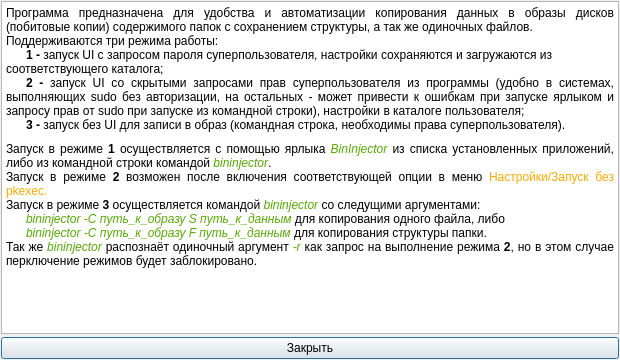
<?xml version="1.0" encoding="UTF-8"?>
<ui version="4.0">
 <class>DialogManual</class>
 <widget class="QDialog" name="DialogManual">
  <property name="geometry">
   <rect>
    <x>0</x>
    <y>0</y>
    <width>620</width>
    <height>360</height>
   </rect>
  </property>
  <property name="sizePolicy">
   <sizepolicy hsizetype="Fixed" vsizetype="Fixed">
    <horstretch>0</horstretch>
    <verstretch>0</verstretch>
   </sizepolicy>
  </property>
  <property name="minimumSize">
   <size>
    <width>620</width>
    <height>360</height>
   </size>
  </property>
  <property name="maximumSize">
   <size>
    <width>620</width>
    <height>360</height>
   </size>
  </property>
  <property name="windowTitle">
   <string>Описание</string>
  </property>
  <property name="windowIcon">
   <iconset resource="../resources.qrc">
    <normaloff>:/icons/bininjector.png</normaloff>:/icons/bininjector.png</iconset>
  </property>
  <layout class="QVBoxLayout" name="verticalLayout">
   <property name="spacing">
    <number>3</number>
   </property>
   <property name="leftMargin">
    <number>1</number>
   </property>
   <property name="topMargin">
    <number>1</number>
   </property>
   <property name="rightMargin">
    <number>1</number>
   </property>
   <property name="bottomMargin">
    <number>1</number>
   </property>
   <item>
    <widget class="QTextBrowser" name="textBrowser_Manual">
     <property name="acceptDrops">
      <bool>false</bool>
     </property>
     <property name="frameShape">
      <enum>QFrame::StyledPanel</enum>
     </property>
     <property name="frameShadow">
      <enum>QFrame::Raised</enum>
     </property>
     <property name="lineWidth">
      <number>3</number>
     </property>
     <property name="verticalScrollBarPolicy">
      <enum>Qt::ScrollBarAlwaysOff</enum>
     </property>
     <property name="horizontalScrollBarPolicy">
      <enum>Qt::ScrollBarAlwaysOff</enum>
     </property>
     <property name="html">
      <string>&lt;!DOCTYPE HTML PUBLIC &quot;-//W3C//DTD HTML 4.0//EN&quot; &quot;http://www.w3.org/TR/REC-html40/strict.dtd&quot;&gt;
&lt;html&gt;&lt;head&gt;&lt;meta name=&quot;qrichtext&quot; content=&quot;1&quot; /&gt;&lt;style type=&quot;text/css&quot;&gt;
p, li { white-space: pre-wrap; }
&lt;/style&gt;&lt;/head&gt;&lt;body style=&quot; font-family:'Noto Sans'; font-size:9pt; font-weight:400; font-style:normal;&quot;&gt;
&lt;p align=&quot;justify&quot; style=&quot; margin-top:0px; margin-bottom:0px; margin-left:0px; margin-right:0px; -qt-block-indent:0; text-indent:0px;&quot;&gt;&lt;span style=&quot; font-family:'Sans Serif';&quot;&gt;Программа предназначена для удобства и автоматизации копирования данных в образы дисков (побитовые копии) содержимого папок с сохранением структуры, а так же одиночных файлов.&lt;/span&gt;&lt;/p&gt;
&lt;p align=&quot;justify&quot; style=&quot; margin-top:0px; margin-bottom:0px; margin-left:0px; margin-right:0px; -qt-block-indent:0; text-indent:0px;&quot;&gt;&lt;span style=&quot; font-family:'Sans Serif';&quot;&gt;Поддерживаются три режима работы:&lt;/span&gt;&lt;/p&gt;
&lt;p style=&quot; margin-top:0px; margin-bottom:0px; margin-left:0px; margin-right:0px; -qt-block-indent:0; text-indent:20px;&quot;&gt;&lt;span style=&quot; font-family:'Sans Serif'; font-weight:600;&quot;&gt;1 -&lt;/span&gt;&lt;span style=&quot; font-family:'Sans Serif';&quot;&gt; запуск UI с запросом пароля суперпользователя, настройки сохраняются и загружаются из соответствующего каталога;&lt;/span&gt;&lt;/p&gt;
&lt;p align=&quot;justify&quot; style=&quot; margin-top:0px; margin-bottom:0px; margin-left:0px; margin-right:0px; -qt-block-indent:0; text-indent:20px;&quot;&gt;&lt;span style=&quot; font-family:'Sans Serif'; font-weight:600;&quot;&gt;2 -&lt;/span&gt;&lt;span style=&quot; font-family:'Sans Serif';&quot;&gt; запуск UI со скрытыми запросами прав суперпользователя из программы (удобно в системах, выполняющих sudo без авторизации, на остальных - может привести к ошибкам при запуске ярлыком и запросу прав от sudo при запуске из командной строки), настройки в каталоге пользователя;&lt;/span&gt;&lt;/p&gt;
&lt;p style=&quot; margin-top:0px; margin-bottom:0px; margin-left:0px; margin-right:0px; -qt-block-indent:0; text-indent:20px;&quot;&gt;&lt;span style=&quot; font-family:'Sans Serif'; font-weight:600;&quot;&gt;3 - &lt;/span&gt;&lt;span style=&quot; font-family:'Sans Serif';&quot;&gt;запуск без UI для записи в образ (командная строка, необходимы права суперпользователя).&lt;/span&gt;&lt;/p&gt;
&lt;p style=&quot; margin-top:0px; margin-bottom:0px; margin-left:0px; margin-right:0px; -qt-block-indent:0; text-indent:20px;&quot;&gt;&lt;span style=&quot; font-family:'Sans Serif'; font-size:6pt;&quot;&gt; &lt;/span&gt;&lt;/p&gt;
&lt;p align=&quot;justify&quot; style=&quot; margin-top:0px; margin-bottom:0px; margin-left:0px; margin-right:0px; -qt-block-indent:0; text-indent:0px;&quot;&gt;&lt;span style=&quot; font-family:'Sans Serif';&quot;&gt;Запуск в режиме &lt;/span&gt;&lt;span style=&quot; font-family:'Sans Serif'; font-weight:600;&quot;&gt;1&lt;/span&gt;&lt;span style=&quot; font-family:'Sans Serif';&quot;&gt; осуществляется с помощью ярлыка &lt;/span&gt;&lt;span style=&quot; font-family:'Sans Serif'; font-style:italic; color:#55aa00;&quot;&gt;BinInjector&lt;/span&gt;&lt;span style=&quot; font-family:'Sans Serif';&quot;&gt; из списка установленных приложений, либо из командной строки командой &lt;/span&gt;&lt;span style=&quot; font-family:'Sans Serif'; font-style:italic; color:#55aa00;&quot;&gt;bininjector&lt;/span&gt;&lt;span style=&quot; font-family:'Sans Serif';&quot;&gt;.&lt;/span&gt;&lt;/p&gt;
&lt;p align=&quot;justify&quot; style=&quot; margin-top:0px; margin-bottom:0px; margin-left:0px; margin-right:0px; -qt-block-indent:0; text-indent:0px;&quot;&gt;&lt;span style=&quot; font-family:'Sans Serif';&quot;&gt;Запуск в режиме &lt;/span&gt;&lt;span style=&quot; font-family:'Sans Serif'; font-weight:600;&quot;&gt;2&lt;/span&gt;&lt;span style=&quot; font-family:'Sans Serif';&quot;&gt; возможен после включения соответствующей опции в меню &lt;/span&gt;&lt;span style=&quot; font-family:'Sans Serif'; color:#ffaa00;&quot;&gt;Настройки/Запуск без pkexec.&lt;/span&gt;&lt;/p&gt;
&lt;p align=&quot;justify&quot; style=&quot; margin-top:0px; margin-bottom:0px; margin-left:0px; margin-right:0px; -qt-block-indent:0; text-indent:0px;&quot;&gt;&lt;span style=&quot; font-family:'Sans Serif';&quot;&gt;Запуск в режиме &lt;/span&gt;&lt;span style=&quot; font-family:'Sans Serif'; font-weight:600;&quot;&gt;3&lt;/span&gt;&lt;span style=&quot; font-family:'Sans Serif';&quot;&gt; осуществляется командой &lt;/span&gt;&lt;span style=&quot; font-family:'Sans Serif'; font-style:italic; color:#55aa00;&quot;&gt;bininjector&lt;/span&gt;&lt;span style=&quot; font-family:'Sans Serif';&quot;&gt; со следущими аргументами:&lt;/span&gt;&lt;/p&gt;
&lt;p align=&quot;justify&quot; style=&quot; margin-top:0px; margin-bottom:0px; margin-left:0px; margin-right:0px; -qt-block-indent:0; text-indent:20px;&quot;&gt;&lt;span style=&quot; font-family:'Sans Serif'; font-style:italic; color:#55aa00;&quot;&gt;bininjector -C путь_к_образу S путь_к_данным&lt;/span&gt;&lt;span style=&quot; font-family:'Sans Serif'; color:#55aa00;&quot;&gt; &lt;/span&gt;&lt;span style=&quot; font-family:'Sans Serif';&quot;&gt;для копирования одного файла, либо&lt;/span&gt;&lt;/p&gt;
&lt;p align=&quot;justify&quot; style=&quot; margin-top:0px; margin-bottom:0px; margin-left:0px; margin-right:0px; -qt-block-indent:0; text-indent:20px;&quot;&gt;&lt;span style=&quot; font-family:'Sans Serif'; font-style:italic; color:#55aa00;&quot;&gt;bininjector -C путь_к_образу F путь_к_данным&lt;/span&gt;&lt;span style=&quot; font-family:'Sans Serif'; color:#55aa00;&quot;&gt; &lt;/span&gt;&lt;span style=&quot; font-family:'Sans Serif';&quot;&gt;для копирования структуры папки.&lt;/span&gt;&lt;/p&gt;
&lt;p align=&quot;justify&quot; style=&quot; margin-top:0px; margin-bottom:0px; margin-left:0px; margin-right:0px; -qt-block-indent:0; text-indent:0px;&quot;&gt;&lt;span style=&quot; font-family:'Sans Serif';&quot;&gt;Так же &lt;/span&gt;&lt;span style=&quot; font-family:'Sans Serif'; font-style:italic; color:#55aa00;&quot;&gt;bininjector&lt;/span&gt;&lt;span style=&quot; font-family:'Sans Serif';&quot;&gt; распознаёт одиночный аргумент &lt;/span&gt;&lt;span style=&quot; font-family:'Sans Serif'; font-style:italic; color:#55aa00;&quot;&gt;-r&lt;/span&gt;&lt;span style=&quot; font-family:'Sans Serif';&quot;&gt; как запрос на выполнение режима &lt;/span&gt;&lt;span style=&quot; font-family:'Sans Serif'; font-weight:600;&quot;&gt;2&lt;/span&gt;&lt;span style=&quot; font-family:'Sans Serif';&quot;&gt;, но в этом случае перключение режимов будет заблокировано.&lt;/span&gt;&lt;/p&gt;&lt;/body&gt;&lt;/html&gt;</string>
     </property>
     <property name="textInteractionFlags">
      <set>Qt::TextSelectableByMouse</set>
     </property>
     <property name="openLinks">
      <bool>false</bool>
     </property>
    </widget>
   </item>
   <item>
    <widget class="QPushButton" name="pushButton_Close">
     <property name="text">
      <string>Закрыть</string>
     </property>
    </widget>
   </item>
  </layout>
 </widget>
 <resources>
  <include location="../resources.qrc"/>
 </resources>
 <connections>
  <connection>
   <sender>pushButton_Close</sender>
   <signal>clicked()</signal>
   <receiver>DialogManual</receiver>
   <slot>accept()</slot>
   <hints>
    <hint type="sourcelabel">
     <x>199</x>
     <y>286</y>
    </hint>
    <hint type="destinationlabel">
     <x>199</x>
     <y>149</y>
    </hint>
   </hints>
  </connection>
 </connections>
</ui>
